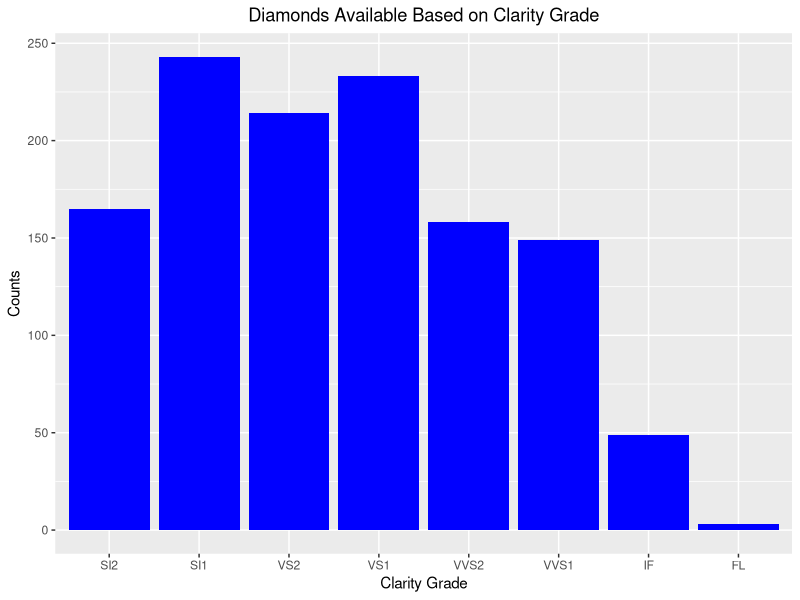
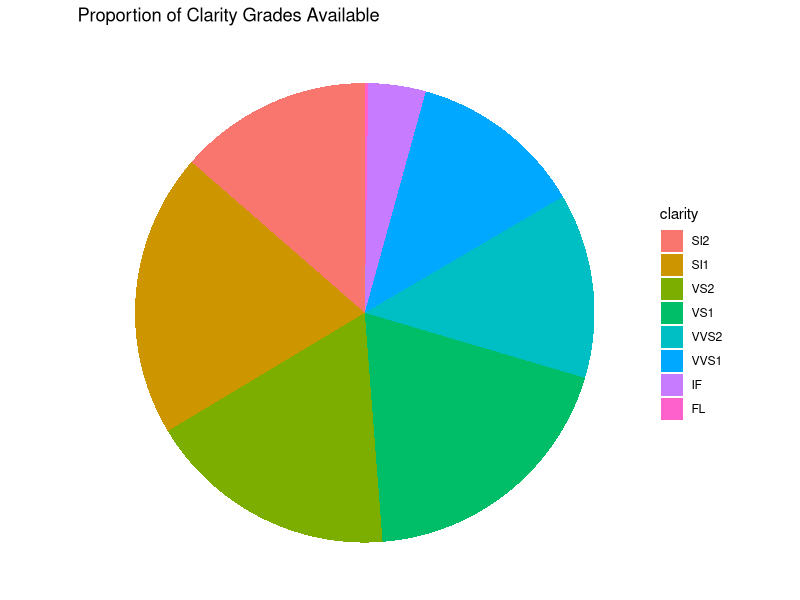
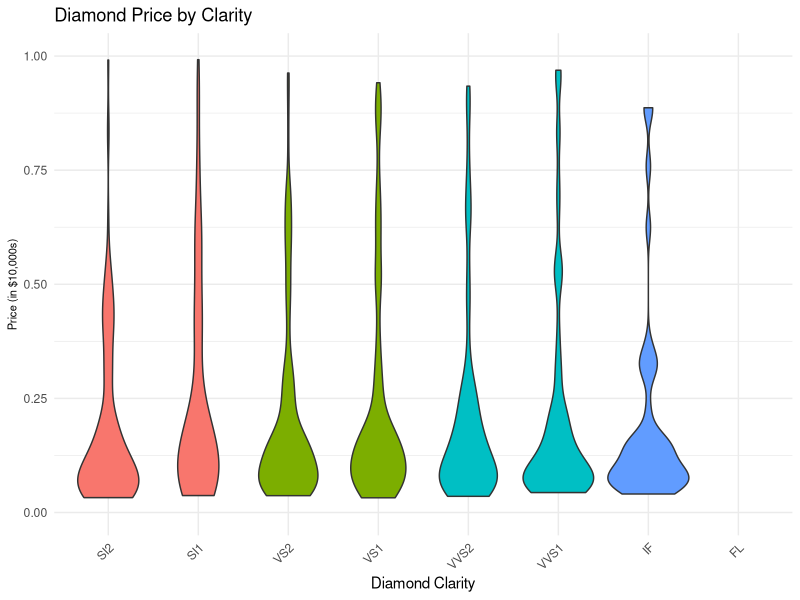
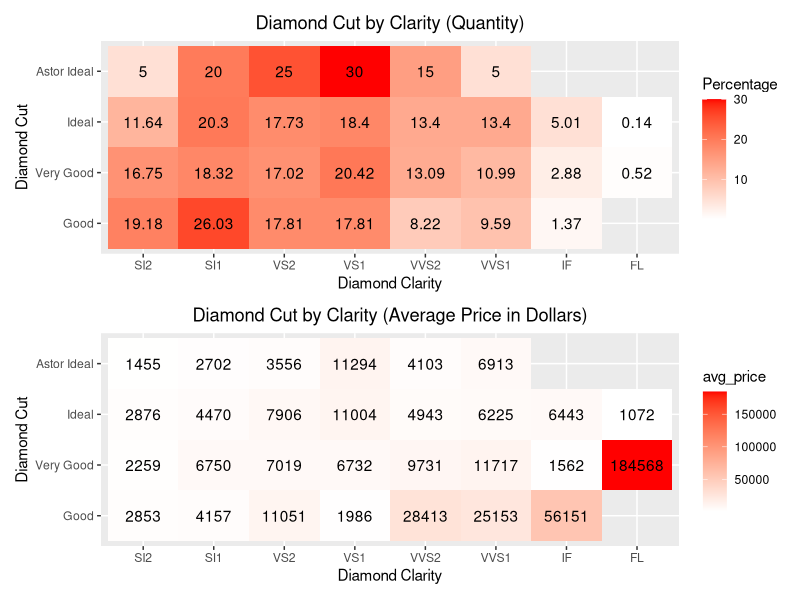
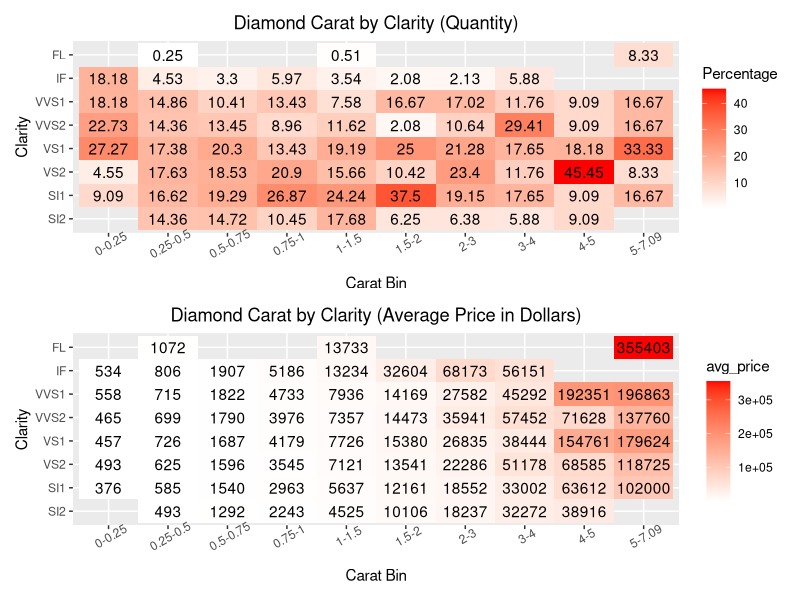
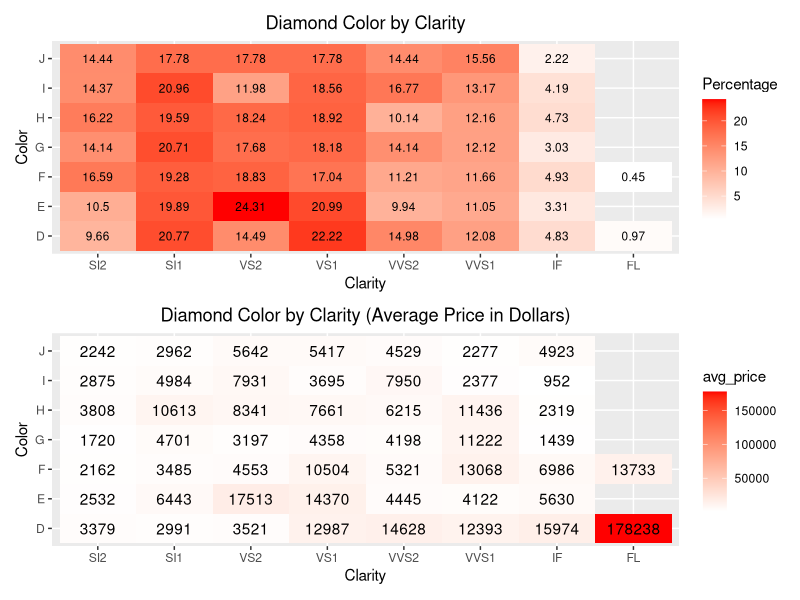

Recreate these plots in R, in order.
## ---- chunk 1
library(tidyverse)
library(knitr)
diamonds<- read.csv("diamonds4.csv", header= TRUE)
## ---- chunk 2
# arrange clarity by rating
clarity_ordered <- diamonds %>%
  mutate(clarity = factor(clarity, levels = c("SI2", "SI1", "VS2", "VS1", "VVS2", "VVS1", "IF", "FL"))) %>%
  arrange(clarity)

# bar chart of counts and clarity grade
ggplot(clarity_ordered, aes(x=clarity))+
  geom_bar(fill = "blue")+
  theme(axis.text.x = element_text(angle = 0), 
        plot.title = element_text(hjust = 0.5))+
  labs(x="Clarity Grade", y="Counts", title="Diamonds Available Based on Clarity Grade")
## ---- chunk 3
# generate frequency table
clarity_frequency <- table(clarity_ordered$clarity)
clarity_frequency <- t(as.data.frame(clarity_frequency))
rownames(clarity_frequency) <- c("Clarity", "Frequency")

# display frequency table
kable(clarity_frequency, caption = "Frequency Table of Clarity Grades")
## ---- chunk 4
library(scales)

clarity_prop<-clarity_ordered %>%
  group_by(clarity) %>%
  summarize(counts=n())%>%
  mutate(percent=counts/nrow(clarity_ordered))

# bar chart of proportions of clarity grades
ggplot(clarity_prop, aes(x = "", y = percent, fill = clarity)) +
  geom_bar(stat = "identity", width = 1) +  
  coord_polar(theta = "y") + 
  labs(title = "Proportion of Clarity Grades Available") +
  theme_void()  
## ---- chunk 5
library(knitr)

min_max_prices <- clarity_ordered %>%
  group_by(clarity) %>%
  summarize(
    min_price = min(price, na.rm = TRUE),
    max_price = max(price, na.rm = TRUE))

kable(min_max_prices, caption = "Min and Max Prices by Clarity")
## ---- chunk 6
# Define custom colors for each clarity level
clarity_colors <- c(
  "SI2" = "#F8766D",  
  "SI1" = "#F8766D",  
  "VS2" = "#7CAE00",  
  "VS1" = "#7CAE00",  
  "VVS2" = "#00BFC4", 
  "VVS1" = "#00BFC4", 
  "IF" = "#619CFF",   
  "FL" = "#FF61CC"    
)

# Create the violin plot with manual color adjustments
ggplot(clarity_ordered, aes(x = clarity, y = price / 10000, fill = clarity)) + 
  geom_violin() +
  scale_y_continuous(limits = c(0, 1))  +
  labs(title = "Diamond Price by Clarity",
       x = "Diamond Clarity",
       y = "Price (in $10,000s)") +
  scale_fill_manual(values = clarity_colors) +  # Apply custom colors
  theme_minimal() +
  theme(legend.position = "none",
        axis.text.x = element_text(angle = 45, hjust = 1),
        axis.title.y = element_text(size = 8))
## ---- chunk 7
# dataframe with only FL diamonds
FL_diamonds <- clarity_ordered %>%
  filter(clarity=="FL")
FL_table <- head(FL_diamonds)

# display FL table
kable(FL_table, caption = "Table of FL Diamonds")
## ---- chunk 8
library(patchwork)

# new dataframe with cut and clarity ordered 
cut_clarity<-diamonds%>%
  mutate(cut=cut%>%
           fct_relevel(c("Good","Very Good","Ideal","Astor Ideal")))%>%
  mutate(clarity=clarity%>%
           fct_relevel(c("SI2","SI1","VS2","VS1","VVS2","VVS1","IF","FL")))

# compare cut and clarity by count 
cut_clarity1<-cut_clarity%>%
  count(cut,clarity)%>%
  group_by(cut)%>%
  mutate(Percentage= round(n/sum(n)*100,2))

# compare cut and clarity by price
cut_clarity2<-cut_clarity%>%
  group_by(cut,clarity)%>%
  summarise(avg_price=round(mean(price),0))%>%
  ungroup()
 
# Heat maps for diamond cut by clarity
B1<-ggplot(cut_clarity1,aes(x=clarity,y=cut,fill=Percentage))+
  geom_tile()+
  scale_fill_gradient(low="white",high="red")+
  theme(plot.title = element_text(hjust=0.5))+
  geom_text(aes(label=Percentage))+
  labs(x="Diamond Clarity",y="Diamond Cut",
       title="Diamond Cut by Clarity (Quantity)")

B2<-ggplot(cut_clarity2,aes(x=clarity,y=cut,fill=avg_price))+
  geom_tile()+
  scale_fill_gradient(low="white",high="red")+
  theme(plot.title = element_text(hjust=0.5))+
  geom_text(aes(label=avg_price))+
  labs(x="Diamond Clarity",y="Diamond Cut",
       title="Diamond Cut by Clarity (Average Price in Dollars)")

(B1)/(B2)
## ---- chunk 9
# new dataframe with carat new bins and clarity ordered
carat_new_bins <- clarity_ordered %>%
  drop_na(carat) %>%
  mutate(carat_bin = cut(carat,
                         breaks = c(0, 0.25, 0.5, 0.75, 1, 1.5, 2, 3, 4, 5, max(carat)),
                         labels = c("0-0.25", "0.25-0.5", "0.5-0.75", "0.75-1", "1-1.5", "1.5-2", "2-3", "3-4", "4-5", paste("5",max(carat),sep="-")),
                         right = FALSE)) %>%
  drop_na(carat_bin)

# compare carat and clarity by count 
carat_clarity1<-carat_new_bins%>%
  count(carat_bin,clarity)%>%
  group_by(carat_bin)%>%
  mutate(Percentage= round(n/sum(n)*100,2))

# compare carat and clarity by price
carat_clarity2<-carat_new_bins%>%
  group_by(clarity,carat_bin)%>%
  summarise(avg_price=round(mean(price),0))%>%
  ungroup()
 
# Heat maps for diamond carat by clarity
C1<-ggplot(carat_clarity1,aes(x=carat_bin,y=clarity,fill=Percentage))+
  geom_tile()+
  scale_fill_gradient(low="white",high="red")+
  theme(axis.text.x=element_text(angle=30),plot.title = element_text(hjust=0.5))+
  geom_text(aes(label=Percentage))+
  labs(x="Carat Bin",y="Clarity",
       title="Diamond Carat by Clarity (Quantity)")

C2<-ggplot(carat_clarity2,aes(x=carat_bin,y=clarity,fill=avg_price))+
  geom_tile()+
  scale_fill_gradient(low="white",high="red")+
  theme(axis.text.x=element_text(angle=30), plot.title = element_text(hjust=0.5))+
  geom_text(aes(label=avg_price))+
  labs(x="Carat Bin",y="Clarity",
       title="Diamond Carat by Clarity (Average Price in Dollars)")

(C1)/(C2)
## ---- chunk 10
# compare color and clarity by count 
color_clarity1 <- clarity_ordered %>%
  count(color, clarity) %>%
  group_by(color) %>%
  mutate(Percentage= round(n/sum(n)*100,2))

# compare color and clarity by price 
color_clarity2 <- clarity_ordered%>%
  group_by(color,clarity)%>%
  summarise(avg_price=round(mean(price),0))%>%
  ungroup()

# Heat maps for diamond color by clarity
D1<-ggplot(color_clarity1, aes(x = clarity, y = color, fill = Percentage)) + 
  geom_tile() +
  scale_fill_gradient(low = "white", high = "red") +
  geom_text(aes(label = Percentage), size = 3) +
  theme(plot.title = element_text(hjust = 0.5)) +
  labs(
    x = "Clarity",
    y = "Color",
    title = "Diamond Color by Clarity"
  ) 
D2<-ggplot(color_clarity2,aes(x=clarity,y=color,fill=avg_price))+
  geom_tile()+
  scale_fill_gradient(low="white",high="red")+
  theme(plot.title = element_text(hjust=0.5))+
  geom_text(aes(label=avg_price))+
  labs(x="Clarity",y="Color",
       title="Diamond Color by Clarity (Average Price in Dollars)")

(D1)/(D2)
